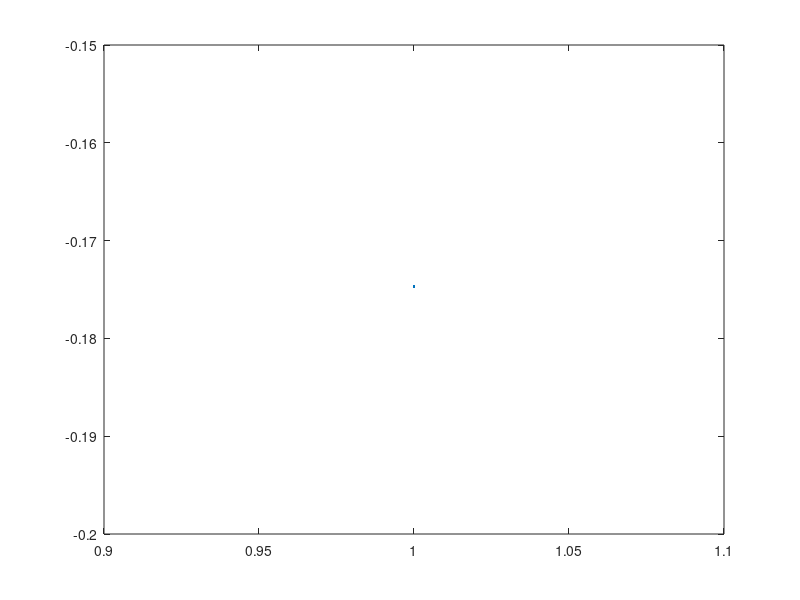
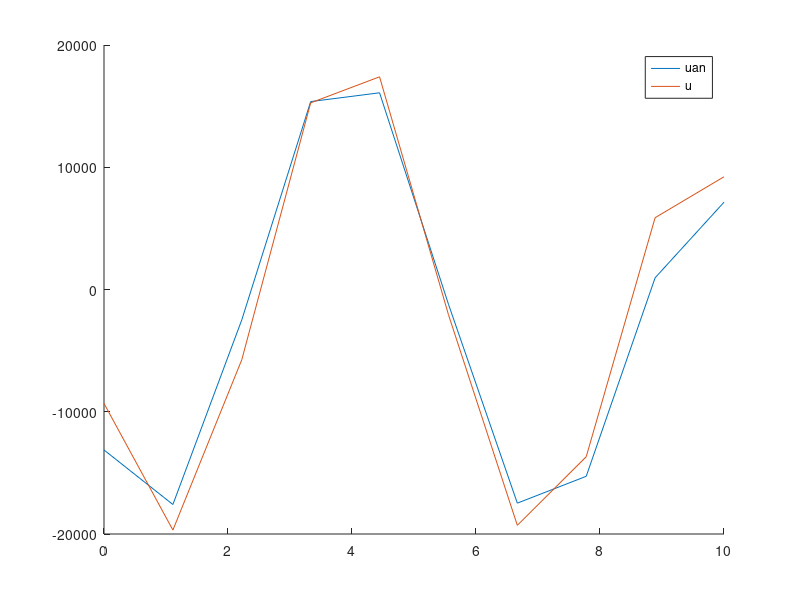

These figures' MATLAB source, in order:
mV = 10%[10 40 80 160 200 500];
eV = zeros(1,length(mV));

for im = 1:length(mV)
    m = mV(im);
    
    x0 = 0;
    xl = 10;
    
    h = (xl-x0)/(m-1);
    A = zeros(m,m);
    b = zeros(m,1);
    x = linspace(x0,xl,m);
    f = -exp(x');
    
    %     f(1) = 0;
    %     f(m) = 0;
    %     af = [-3 4 -1]./(2*h);
    %     A(1,1:3) = af;
    %     A(1,1) = A(1,1)-1;
    %     ab = [1 -4 3]./(2*h);
    %     A(m,m-2:m) = ab;
    %     A(m,m) = A(m,m)+1;
    
    f(1) = f(1)/2;
    f(m) = f(m)/2;
    A(1,1:2)=[-(1+h) 1]./h^2;
    A(m,m-1:m) = [1 -(1+h)]./h^2;
    
    d = [1 -2 1]./h^2;
    d(2) = d(2)+1;
    for i = 2:(m-1)
        A(i,i-1:i+1) = d;
    end
    
    u=A\f;
    uan1 = (exp(10)/2/cos(10)).*(sin(x) + cos(x)) - 0.5.*exp(x);
    uan1 = uan1';
    %uan2 = -(cos(10)*exp(x) - 2^(1/2)*exp(10)*sin(x + pi/4))/(2*cos(10));
    eV(im) = norm(f-A*uan1)/norm(f);
    
    %     norm(f-A*uan1')/norm(f);
    
end
[p,s] = polyfit(log10(mV),log10(eV),1)

plot(log10(mV),log10(eV))

figure;
hold on;

plot(x,uan1);
plot(x,u);
% plot(x,(f-A*uan1)./max(f));
% legend('u','uan');
legend('uan','u');